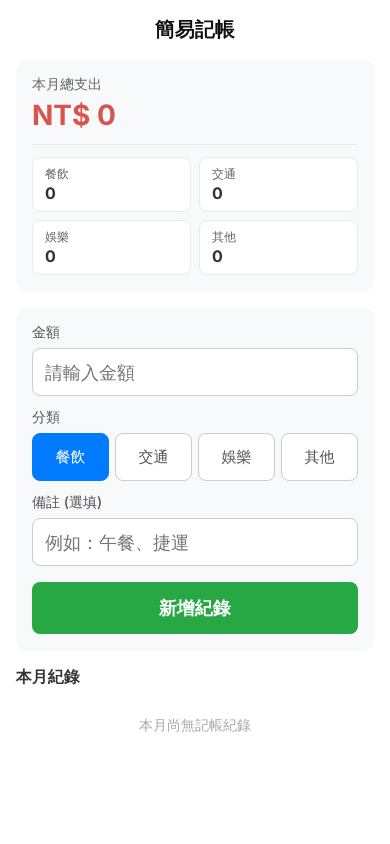
#> input picture videos/caffaine-budget-app/tests/01-first-a-empty.png, 390 x 844 px
$ python cov2.py ../../../videos/caffaine-budget-app/tests/01-first-a-empty.png
#> lines starting #> are read from the running program, lines starting #| are printed output that depends on the picture; after the words box and inside, x2 and y2 are one past the last pixel; in counts of white or black regions, pixels touching at a corner belong together
import sys, os, json, numpy as np
from PIL import Image, ImageFilter
from collections import deque
SX0,SX1,SY0,SY1=64,1016,220,1700
def analyze(path):
    im=Image.open(path).convert('RGB').resize((540,960))
    a=np.asarray(im).astype(np.int16)
    lum=np.asarray(im.convert('L')).astype(np.int16)
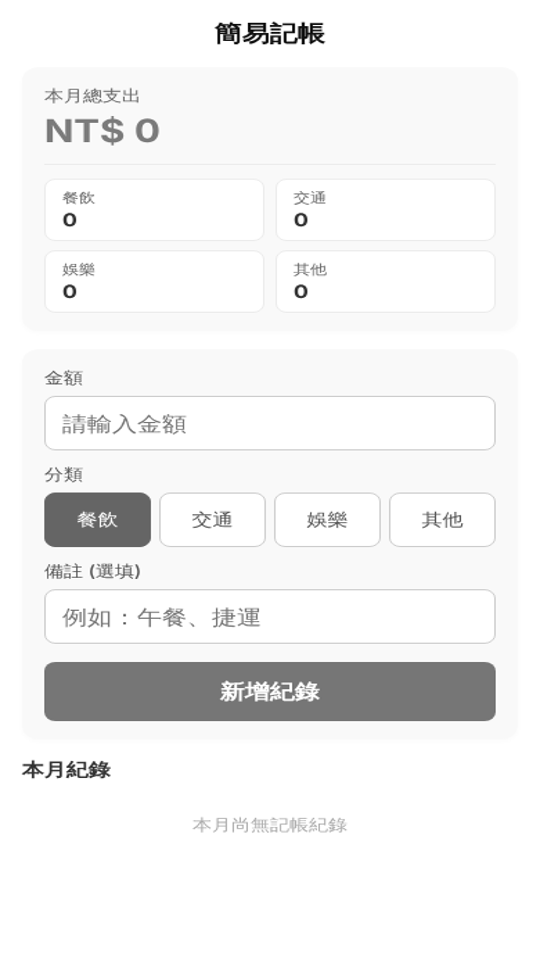
#> lum: shape (960, 540) int16; min 0, max 255, mean 241.6
    light=np.median(lum)>128
#> light = True
    F=ImageFilter.MaxFilter(31) if light else ImageFilter.MinFilter(31)
    bg=np.asarray(im.filter(F).filter(ImageFilter.GaussianBlur(12))).astype(np.int16)
    d=np.abs(a-bg).max(axis=2)
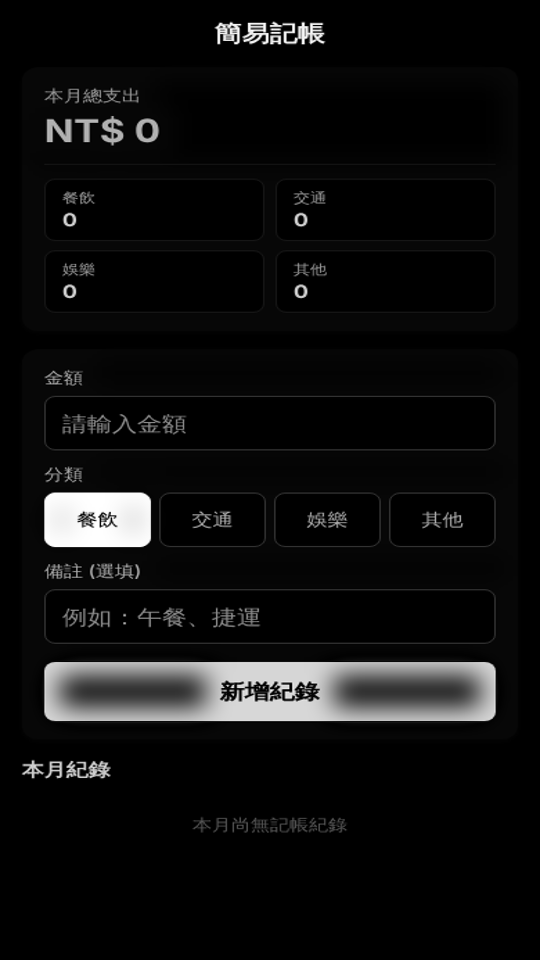
#> d: shape (960, 540) int16; min 0, max 255, mean 14.7
    ink=d>(30 if light else 30)
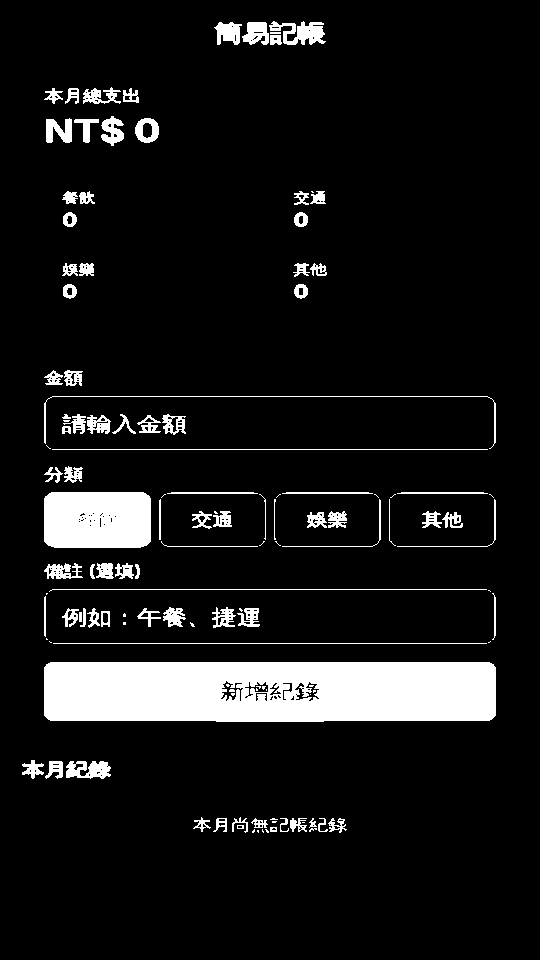
#> ink: shape (960, 540) bool; 9.3% white; 126 white regions (38 under 20 px), largest, box (x1, y1, x2, y2) and area: (44, 662, 496, 722) 26059, (44, 492, 151, 548) 5856, (269, 21, 326, 45) 762
    # safe area half scale
    x0,x1,y0,y1=SX0//2,SX1//2,SY0//2,SY1//2
    inkS=ink[y0:y1,x0:x1]
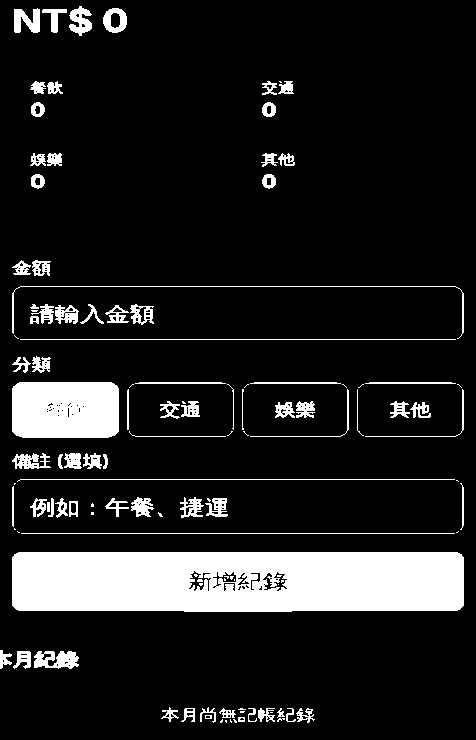
#> inkS: shape (740, 476) bool; 12.9% white; 117 white regions (38 under 20 px), largest, box (x1, y1, x2, y2) and area: (12, 552, 464, 612) 26059, (12, 382, 119, 438) 5856, (12, 286, 464, 339) 620
    occ=np.asarray(Image.fromarray((ink*255).astype(np.uint8)).filter(ImageFilter.MaxFilter(25)))>0
#> occ: shape (960, 540) bool; 34.4% white; 9 white regions, largest, box (x1, y1, x2, y2) and area: (32, 358, 508, 734) 138595, (32, 75, 171, 158) 10293, (181, 805, 359, 845) 6813
    occS=occ[y0:y1,x0:x1]
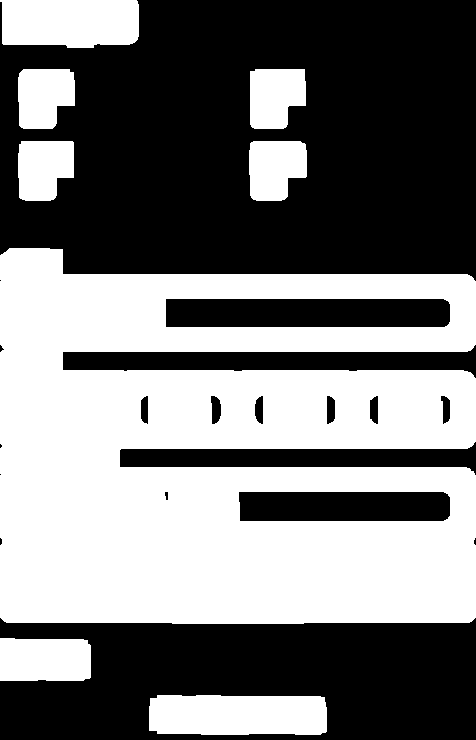
#> occS: shape (740, 476) bool; 47.4% white; 8 white regions, largest, box (x1, y1, x2, y2) and area: (0, 248, 476, 624) 138595, (149, 695, 327, 735) 6813, (0, 0, 139, 48) 6215
    rows=occS.mean(axis=1)
#> rows = 740 values, max 1 at index 281, min 0 at index 48, mean 0.474
    empty=rows<0.01
    # longest empty run
    best=cur=0;runs=[];start=None
    for i,e in enumerate(empty):
        if e:
            cur+=1; start=i if cur==1 else start
        else:
            if cur: runs.append((start,cur))
            cur=0
#> this loop made 740 passes
#> (e, cur) on passes 1 to 12: (False, 0), (False, 0), (False, 0), (False, 0), (False, 0), (False, 0), (False, 0), (False, 0), (False, 0), (False, 0), (False, 0), (False, 0)
#> cur on passes 61 to 66: 13, 14, 15, 16, 17, 18
#> after the loop, runs = [(48, 21), (129, 12), (201, 47), (624, 14), (681, 14)]
    if cur: runs.append((start,cur))
    longest=max([r[1] for r in runs],default=0)*2
#> longest = 94
    totalempty=empty.sum()*2
#> totalempty = 226
    # main visual: components at 1/8 on dilated mask
    small=np.asarray(Image.fromarray((ink*255).astype(np.uint8)).resize((135,240),Image.BOX))>8
#> small: shape (240, 135) bool; 13.7% white; 34 white regions (5 under 20 px), largest, box (x1, y1, x2, y2) and area: (11, 165, 124, 181) 1804, (11, 123, 38, 137) 377, (11, 99, 124, 113) 250
    sm=np.asarray(Image.fromarray((small*255).astype(np.uint8)).filter(ImageFilter.MaxFilter(7)))>0
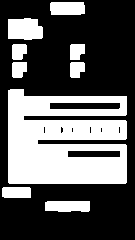
#> sm: shape (240, 135) bool; 36.4% white; 9 white regions, largest, box (x1, y1, x2, y2) and area: (8, 89, 127, 184) 9041, (8, 18, 43, 40) 678, (45, 201, 90, 212) 469
    H,W=sm.shape;lab=-np.ones((H,W),int);comps=[]
#> after `H, W = sm.shape`: H = 240; W = 135
    cy0,cy1,cx0,cx1=SY0//8,SY1//8,SX0//8,SX1//8
    for y in range(cy0,cy1):
        for x in range(cx0,cx1):
            if sm[y,x] and lab[y,x]<0:
                q=deque([(y,x)]);lab[y,x]=len(comps);pts=[]
                while q:
                    yy,xx=q.popleft();pts.append((yy,xx))
                    for dy,dx in ((1,0),(-1,0),(0,1),(0,-1)):
                        ny,nx=yy+dy,xx+dx
                        if cy0<=ny<cy1 and cx0<=nx<cx1 and sm[ny,nx] and lab[ny,nx]<0:
                            lab[ny,nx]=len(comps);q.append((ny,nx))
                ys=[p[0] for p in pts];xs=[p[1] for p in pts]
                ys0,ys1,xs0,xs1=min(ys)*8,max(ys)*8+8,min(xs)*8,max(xs)*8+8
                sub=ink[ys0//2:ys1//2,xs0//2:xs1//2]
                ry=np.where(sub.any(1))[0];rx=np.where(sub.any(0))[0]
                if len(ry): ys0,ys1,xs0,xs1=ys0+ry[0]*2,ys0+ry[-1]*2+2,xs0+rx[0]*2,xs0+rx[-1]*2+2
                comps.append((len(pts),ys0,ys1,xs0,xs1))
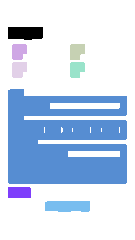
#> lab: shape (240, 135) int64; 9 distinct labels, from -1 to 7; one colour per label, 0 black, -1 white
#> after the loop, comps = [(427, 232, 292, 92, 318), (212, 382, 454, 124, 190), (210, 382, 454, 588, 652), (213, 526, 598, 124, 188), (207, 526, 598, 586, 654), (9041, 740, 1444, 88, 992), (252, 1520, 1558, 64, 222), (469, 1634, 1666, 386, 694)]
    comps.sort(reverse=True)
    m=comps[0] if comps else (0,0,0,0,0)
#> m = (9041, 740, 1444, 88, 992)
    sw,sh=SX1-SX0,SY1-SY0
    # 背景存在率：主視覺區內與純紙紋背景（public/bg/base-v2.png）色差 ≥6 的像素比例（背景色塊、水印、色帶、內容都算）
    bgp=None
    base=os.path.join(os.path.dirname(os.path.abspath(__file__)),'..','..','..','public','bg','base-v2.png')
    if light and os.path.exists(base):
        b=np.asarray(Image.open(base).convert('RGB').resize((540,960))).astype(np.int16)
        bgp=float((np.abs(a-b).max(axis=2)[330//2:1250//2,x0:x1]>=6).mean()*100)  # 主視覺區 y 330–1250
    return dict(ink=inkS.mean()*100,occ=occS.mean()*100,longest=longest,totalempty=totalempty,
        mv_w=(m[4]-m[3])/sw*100,mv_h=(m[2]-m[1])/sh*100,mv_y=(int(m[1]),int(m[2])),light=bool(light),bg=bgp)
if '--json' in sys.argv:
    out=[]
    for p in [a for a in sys.argv[1:] if a!='--json']:
        r=analyze(p); r.update(file=os.path.basename(p)); r={k:(round(float(v),2) if isinstance(v,(float,np.floating)) else v) for k,v in r.items()}; r['longest']=int(r['longest']); r['totalempty']=int(r['totalempty']); out.append(r)
    print(json.dumps(out)); sys.exit(0)
print(f"{'file':38s} ink% occ% longestGap totalGap  MVw% MVh%  MVy")
for p in sys.argv[1:]:
    r=analyze(p)
#> r = 9 items
    print(f"{p.split('/')[-1][:38]:38s} {r['ink']:4.1f} {r['occ']:4.1f} {r['longest']:6d}px {r['totalempty']:6d}px  {r['mv_w']:4.0f} {r['mv_h']:4.0f}  {r['mv_y']}")
#| 01-first-a-empty.png                   12.9 47.4     94px    226px    95   48  (740, 1444)
